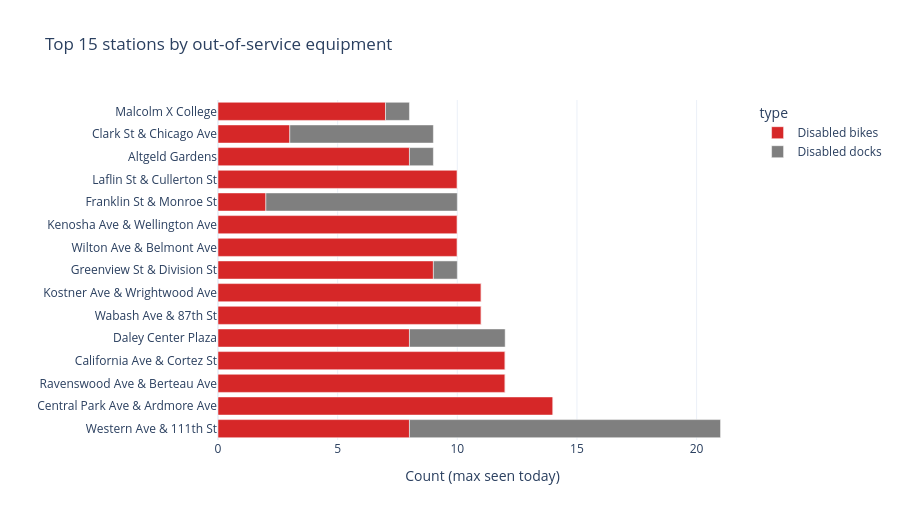

Here is the notebook cell this chart was saved with:
### Markdown cell above
## Maintenance: disabled bikes and docks

### Code cell
maint = q("""
SELECT name, max(num_bikes_disabled) AS bikes_disabled, max(num_docks_disabled) AS docks_disabled
FROM bike_db.v_station_health
WHERE dt = '{today}' AND {real}
GROUP BY name
HAVING max(num_bikes_disabled) + max(num_docks_disabled) > 0
ORDER BY max(num_bikes_disabled) + max(num_docks_disabled) DESC
LIMIT 15
""", "maintenance")

long = maint.melt("name", var_name="type", value_name="count")
long["type"] = long["type"].map({"bikes_disabled": "Disabled bikes", "docks_disabled": "Disabled docks"})
fig = px.bar(long, x="count", y="name", color="type", orientation="h", template=TEMPLATE, height=520,
             category_orders={"name": maint["name"].tolist()[::-1]},
             color_discrete_map={"Disabled bikes": "#d62728", "Disabled docks": "#7f7f7f"},
             labels={"count": "Count (max seen today)", "name": ""}, title="Top 15 stations by out-of-service equipment")
fig.show()

### Figure 1 — Plotly figure (JSON) as saved in the notebook; plotly's stock layout.template omitted (floating-point values rounded to 4 significant figures)
{"data": [{"hovertemplate": "type=Disabled bikes<br>Count (max seen today)=%{x}<br>=%{y}<extra></extra>", "legendgroup": "Disabled bikes", "marker": {"color": "#d62728", "pattern": {"shape": ""}}, "name": "Disabled bikes", "orientation": "h", "showlegend": true, "textposition": "auto", "type": "bar", "x": [8, 14, 12, 12, 8, 11, 11, 9, 10, 10, 2, 10, 8, 3, 7], "xaxis": "x", "y": ["Western Ave & 111th St", "Central Park Ave & Ardmore Ave", "Ravenswood Ave & Berteau Ave", "California Ave & Cortez St", "Daley Center Plaza", "Wabash Ave & 87th St", "Kostner Ave & Wrightwood Ave", "Greenview St & Division St", "Wilton Ave & Belmont Ave", "Kenosha Ave & Wellington Ave", "Franklin St & Monroe St", "Laflin St & Cullerton St", "Altgeld Gardens", "Clark St & Chicago Ave", "Malcolm X College"], "yaxis": "y"}, {"hovertemplate": "type=Disabled docks<br>Count (max seen today)=%{x}<br>=%{y}<extra></extra>", "legendgroup": "Disabled docks", "marker": {"color": "#7f7f7f", "pattern": {"shape": ""}}, "name": "Disabled docks", "orientation": "h", "showlegend": true, "textposition": "auto", "type": "bar", "x": [13, 0, 0, 0, 4, 0, 0, 1, 0, 0, 8, 0, 1, 6, 1], "xaxis": "x", "y": ["Western Ave & 111th St", "Central Park Ave & Ardmore Ave", "Ravenswood Ave & Berteau Ave", "California Ave & Cortez St", "Daley Center Plaza", "Wabash Ave & 87th St", "Kostner Ave & Wrightwood Ave", "Greenview St & Division St", "Wilton Ave & Belmont Ave", "Kenosha Ave & Wellington Ave", "Franklin St & Monroe St", "Laflin St & Cullerton St", "Altgeld Gardens", "Clark St & Chicago Ave", "Malcolm X College"], "yaxis": "y"}], "layout": {"barmode": "relative", "height": 520, "legend": {"title": {"text": "type"}, "tracegroupgap": 0}, "title": {"text": "Top 15 stations by out-of-service equipment"}, "xaxis": {"anchor": "y", "domain": [0, 1], "title": {"text": "Count (max seen today)"}}, "yaxis": {"anchor": "x", "categoryarray": ["Western Ave & 111th St", "Central Park Ave & Ardmore Ave", "Ravenswood Ave & Berteau Ave", "California Ave & Cortez St", "Daley Center Plaza", "Wabash Ave & 87th St", "Kostner Ave & Wrightwood Ave", "Greenview St & Division St", "Wilton Ave & Belmont Ave", "Kenosha Ave & Wellington Ave", "Franklin St & Monroe St", "Laflin St & Cullerton St", "Altgeld Gardens", "Clark St & Chicago Ave", "Malcolm X College"], "categoryorder": "array", "domain": [0, 1], "title": {"text": ""}}}}
